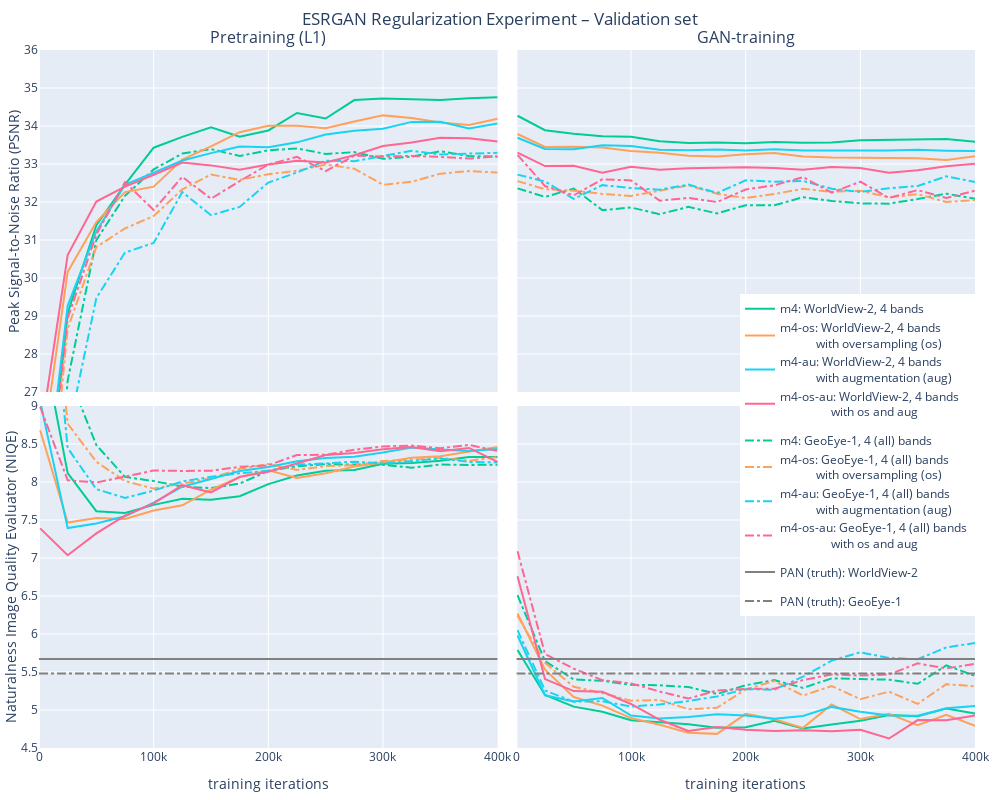

Notebook cell for this chart:
### Code cell
def plot_iterations_vs_metrics(exp_stat_dict, metrics=('PSNR', 'NIQE'),
                               mode='lines', x_type='linear', smooth_par=0.5, title='title', 
                               hr_horizontal_lines=False, hr_wv02=None, hr_ge01=None, write_path=None):
    fig = make_subplots(rows=2, cols=2, 
                        subplot_titles=('Pretraining (L1)', 'GAN-training'), 
                        horizontal_spacing=0.02, vertical_spacing=0.02, 
                        shared_xaxes=True, shared_yaxes=True)

    for experiment, stat_df in exp_stat_dict.items():
        
        pre_df = stat_df.loc[stat_df['pre_or_gan'] == 'pre', :]
        gan_df = stat_df.loc[stat_df['pre_or_gan'] == 'gan', :]
        
        for sensor in sorted(pre_df['sensor'].unique(), reverse=True):
            print(sensor)
            name = LEGEND_NAMES[experiment + '-' + sensor]
            color = LEGEND_COLORS[experiment + '-' + sensor]
            line_dash = dict(dash=SENSOR_DASH[sensor])
            sensor_df = pre_df.loc[pre_df['sensor'] == sensor, :]
            fig.add_trace(go.Scatter(x=sensor_df['iterations'], 
                                     y=sensor_df[metrics[0]].ewm(alpha=(1 - smooth_par)).mean(), 
                                     mode=mode,
                                     line=line_dash,
                                     marker_color=color,
                                     name=name, legendgroup=sensor),
                          row=1, col=1)

        for sensor in gan_df['sensor'].unique():
            color = LEGEND_COLORS[experiment + '-' + sensor]
            line_dash = dict(dash=SENSOR_DASH[sensor])
            sensor_df = gan_df.loc[gan_df['sensor'] == sensor, :]
            fig.add_trace(go.Scatter(x=sensor_df['iterations'], 
                                     y=sensor_df[metrics[0]].ewm(alpha=(1 - smooth_par)).mean(), 
                                     marker_color=color,
                                     line=line_dash,
                                     mode=mode,
                                     name=sensor, legendgroup=sensor, 
                                     showlegend=False),
                          row=1, col=2)

        for sensor in pre_df['sensor'].unique():
            name = LEGEND_NAMES[experiment + '-' + sensor]
            color = LEGEND_COLORS[experiment + '-' + sensor]
            line_dash = dict(dash=SENSOR_DASH[sensor])
            sensor_df = pre_df.loc[pre_df['sensor'] == sensor, :]
            fig.add_trace(go.Scatter(x=sensor_df['iterations'], 
                                     y=sensor_df[metrics[1]].ewm(alpha=(1 - smooth_par)).mean(), 
                                     marker_color=color, 
                                     line=line_dash,
                                     mode=mode,
                                     name=name, legendgroup=sensor, 
                                     showlegend=False),
                          row=2, col=1)

        for sensor in gan_df['sensor'].unique():
            color = LEGEND_COLORS[experiment + '-' + sensor]
            line_dash = dict(dash=SENSOR_DASH[sensor])
            sensor_df = gan_df.loc[gan_df['sensor'] == sensor, :]
            fig.add_trace(go.Scatter(x=sensor_df['iterations'], 
                                     y=sensor_df[metrics[1]].ewm(alpha=(1 - smooth_par)).mean(), 
                                     marker_color=color,
                                     line=line_dash,
                                     mode=mode,
                                     name=sensor, legendgroup=sensor, 
                                     showlegend=False),
                          row=2, col=2)
    
    
    if hr_horizontal_lines:
        fig.add_trace(go.Scatter(x=[0, 400000], y=[hr_wv02, hr_wv02], 
                                 mode='lines', marker_color='gray', line_dash='solid',
                                 name='PAN (truth): WorldView-2', showlegend=True), row=2, col=1)
        fig.add_trace(go.Scatter(x=[0, 400000], y=[hr_wv02, hr_wv02], 
                                 mode='lines', marker_color='gray', line_dash='solid', 
                                 showlegend=False), row=2, col=2)
        fig.add_trace(go.Scatter(x=[0, 400000], y=[hr_ge01, hr_ge01], 
                                 mode='lines', marker_color='gray', line_dash='dashdot',
                                 name='PAN (truth): GeoEye-1', showlegend=True), row=2, col=1)
        fig.add_trace(go.Scatter(x=[0, 400000], y=[hr_ge01, hr_ge01], 
                                 mode='lines', marker_color='gray', line_dash='dashdot', 
                                 showlegend=False), row=2, col=2)
        
            
    #fig.update_xaxes(range=(3.5,14), title=dict(text='Perceptual Index (PI)', standoff=5), row=1)
    fig.update_yaxes(range=(27,36), row=1)
    fig.update_yaxes(title=dict(text=METRIC_NAMES[metrics[0]], standoff=1), row=1, col=1)
    fig.update_yaxes(range=(4.5,9), title=dict(text=METRIC_NAMES[metrics[1]], standoff=1), col=1, row=2)
    fig.update_yaxes(range=(4.5,9), col=2, row=2)
    fig.update_xaxes(title=dict(text='training iterations'), row=2)
    fig.update_layout(height=800, width=1000, 
                      title=dict(text=title,
                             x=0.5,
                             xanchor='center',
                             yanchor='bottom'),
                     margin=dict(l=10, r=10, t=50, b=10))
    fig.update_layout(legend=dict(x=1, y=0.65,
                                  xanchor='right', yanchor='top',
                                  font=dict(size=12)
                                 ))
    if isinstance(write_path, str):
        fig.write_image(write_path)
    fig.show()

if EVERY_KTH_EPOCH:
    #plot_iterations_vs_metrics(stat_dict, smooth_par=0.5, title='ESRGAN Baseline Experiment – Validation set', 
    #                           hr_horizontal_lines=True, 
    #                           hr_wv02=df_mean.loc['e01-4-HR-val-WV02', 'NIQE'], 
    #                           hr_ge01=df_mean.loc['e01-4-HR-val-GE01', 'NIQE'], 
    #                           write_path='results/plots/baseline-metrics-iterations.pdf')
    plot_iterations_vs_metrics(stat_dict, smooth_par=0.5, title='ESRGAN Regularization Experiment – Validation set',
                               hr_horizontal_lines=True, 
                               hr_wv02=df_mean.loc['e01-4-HR-val-WV02', 'NIQE'], 
                               hr_ge01=df_mean.loc['e01-4-HR-val-GE01', 'NIQE'], 
                               write_path='results/plots/regularization-metrics-iterations.pdf')
    #plot_iterations_vs_metrics(stat_dict, smooth_par=0.5, title='ESRGAN Final Evaluation', 
    #                           hr_horizontal_lines=True, 
    #                           hr_wv02=df_mean.loc['e07-4-HR-test-WV02', 'NIQE'], 
    #                           hr_ge01=df_mean.loc['e07-4-HR-test-GE01', 'NIQE'])
    #plot_iterations_vs_metrics(stat_dict, smooth_par=0)

### Figure 1 — Plotly figure (JSON) as saved in the notebook; plotly's stock layout.template omitted (floating-point values rounded to 4 significant figures)
{"data": [{"legendgroup": "WV02", "line": {"dash": "solid"}, "marker": {"color": "#00CC96"}, "mode": "lines", "name": "m4: WorldView-2, 4 bands", "type": "scatter", "x": [1000, 25000, 50000, 75000, 100000, 125000, 150000, 175000, 200000, 225000, 250000, 275000, 300000, 325000, 350000, 375000, 400000], "xaxis": "x", "y": [22.44, 29.07, 31.39, 32.46, 33.43, 33.71, 33.96, 33.72, 33.88, 34.34, 34.2, 34.68, 34.72, 34.7, 34.69, 34.73, 34.75], "yaxis": "y"}, {"legendgroup": "GE01", "line": {"dash": "dashdot"}, "marker": {"color": "#00CC96"}, "mode": "lines", "name": "m4: GeoEye-1, 4 (all) bands", "type": "scatter", "x": [1000, 25000, 50000, 75000, 100000, 125000, 150000, 175000, 200000, 225000, 250000, 275000, 300000, 325000, 350000, 375000, 400000], "xaxis": "x", "y": [18.26, 27.3, 31.0, 32.16, 32.86, 33.28, 33.39, 33.21, 33.36, 33.41, 33.27, 33.31, 33.14, 33.19, 33.34, 33.21, 33.19], "yaxis": "y"}, {"legendgroup": "GE01", "line": {"dash": "dashdot"}, "marker": {"color": "#00CC96"}, "mode": "lines", "name": "GE01", "showlegend": false, "type": "scatter", "x": [1000, 25000, 50000, 75000, 100000, 125000, 150000, 175000, 200000, 225000, 250000, 275000, 300000, 325000, 350000, 375000, 400000], "xaxis": "x2", "y": [32.36, 32.13, 32.35, 31.79, 31.86, 31.68, 31.87, 31.7, 31.92, 31.91, 32.13, 32.03, 31.96, 31.96, 32.08, 32.22, 32.08], "yaxis": "y2"}, {"legendgroup": "WV02", "line": {"dash": "solid"}, "marker": {"color": "#00CC96"}, "mode": "lines", "name": "WV02", "showlegend": false, "type": "scatter", "x": [1000, 25000, 50000, 75000, 100000, 125000, 150000, 175000, 200000, 225000, 250000, 275000, 300000, 325000, 350000, 375000, 400000], "xaxis": "x2", "y": [34.27, 33.89, 33.8, 33.73, 33.71, 33.6, 33.55, 33.57, 33.54, 33.58, 33.56, 33.56, 33.62, 33.64, 33.65, 33.66, 33.58], "yaxis": "y2"}, {"legendgroup": "GE01", "line": {"dash": "dashdot"}, "marker": {"color": "#00CC96"}, "mode": "lines", "name": "m4: GeoEye-1, 4 (all) bands", "showlegend": false, "type": "scatter", "x": [1000, 25000, 50000, 75000, 100000, 125000, 150000, 175000, 200000, 225000, 250000, 275000, 300000, 325000, 350000, 375000, 400000], "xaxis": "x3", "y": [13.08, 9.44, 8.486, 8.067, 8.012, 7.94, 7.92, 7.98, 8.145, 8.208, 8.234, 8.232, 8.226, 8.188, 8.229, 8.224, 8.227], "yaxis": "y3"}, {"legendgroup": "WV02", "line": {"dash": "solid"}, "marker": {"color": "#00CC96"}, "mode": "lines", "name": "m4: WorldView-2, 4 bands", "showlegend": false, "type": "scatter", "x": [1000, 25000, 50000, 75000, 100000, 125000, 150000, 175000, 200000, 225000, 250000, 275000, 300000, 325000, 350000, 375000, 400000], "xaxis": "x3", "y": [10.01, 8.117, 7.616, 7.591, 7.699, 7.781, 7.765, 7.813, 7.972, 8.086, 8.148, 8.159, 8.24, 8.25, 8.28, 8.33, 8.33], "yaxis": "y3"}, {"legendgroup": "GE01", "line": {"dash": "dashdot"}, "marker": {"color": "#00CC96"}, "mode": "lines", "name": "GE01", "showlegend": false, "type": "scatter", "x": [1000, 25000, 50000, 75000, 100000, 125000, 150000, 175000, 200000, 225000, 250000, 275000, 300000, 325000, 350000, 375000, 400000], "xaxis": "x4", "y": [6.51, 5.643, 5.401, 5.385, 5.331, 5.325, 5.302, 5.211, 5.326, 5.393, 5.291, 5.416, 5.408, 5.399, 5.344, 5.587, 5.449], "yaxis": "y4"}, {"legendgroup": "WV02", "line": {"dash": "solid"}, "marker": {"color": "#00CC96"}, "mode": "lines", "name": "WV02", "showlegend": false, "type": "scatter", "x": [1000, 25000, 50000, 75000, 100000, 125000, 150000, 175000, 200000, 225000, 250000, 275000, 300000, 325000, 350000, 375000, 400000], "xaxis": "x4", "y": [5.79, 5.197, 5.044, 4.978, 4.865, 4.837, 4.813, 4.767, 4.773, 4.857, 4.758, 4.809, 4.86, 4.935, 4.917, 5.019, 4.954], "yaxis": "y4"}, {"legendgroup": "WV02", "line": {"dash": "solid"}, "marker": {"color": "#FFA15A"}, "mode": "lines", "name": "m4-os: WorldView-2, 4 bands <br>            with oversampling (os)", "type": "scatter", "x": [1000, 25000, 50000, 75000, 100000, 125000, 150000, 175000, 200000, 225000, 250000, 275000, 300000, 325000, 350000, 375000, 400000], "xaxis": "x", "y": [25.04, 30.16, 31.47, 32.26, 32.41, 33.12, 33.46, 33.84, 34.0, 34.01, 33.94, 34.12, 34.28, 34.21, 34.09, 34.02, 34.19], "yaxis": "y"}, {"legendgroup": "GE01", "line": {"dash": "dashdot"}, "marker": {"color": "#FFA15A"}, "mode": "lines", "name": "m4-os: GeoEye-1, 4 (all) bands <br>            with oversampling (os)", "type": "scatter", "x": [1000, 25000, 50000, 75000, 100000, 125000, 150000, 175000, 200000, 225000, 250000, 275000, 300000, 325000, 350000, 375000, 400000], "xaxis": "x", "y": [21.31, 28.66, 30.82, 31.3, 31.63, 32.33, 32.72, 32.58, 32.73, 32.82, 32.99, 32.88, 32.45, 32.53, 32.75, 32.81, 32.78], "yaxis": "y"}, {"legendgroup": "GE01", "line": {"dash": "dashdot"}, "marker": {"color": "#FFA15A"}, "mode": "lines", "name": "GE01", "showlegend": false, "type": "scatter", "x": [1000, 25000, 50000, 75000, 100000, 125000, 150000, 175000, 200000, 225000, 250000, 275000, 300000, 325000, 350000, 375000, 400000], "xaxis": "x2", "y": [32.55, 32.34, 32.3, 32.21, 32.16, 32.3, 32.44, 32.22, 32.1, 32.21, 32.35, 32.27, 32.3, 32.12, 32.2, 32.0, 32.05], "yaxis": "y2"}, {"legendgroup": "WV02", "line": {"dash": "solid"}, "marker": {"color": "#FFA15A"}, "mode": "lines", "name": "WV02", "showlegend": false, "type": "scatter", "x": [1000, 25000, 50000, 75000, 100000, 125000, 150000, 175000, 200000, 225000, 250000, 275000, 300000, 325000, 350000, 375000, 400000], "xaxis": "x2", "y": [33.79, 33.45, 33.46, 33.43, 33.34, 33.3, 33.22, 33.2, 33.25, 33.29, 33.2, 33.17, 33.16, 33.15, 33.15, 33.11, 33.2], "yaxis": "y2"}, {"legendgroup": "GE01", "line": {"dash": "dashdot"}, "marker": {"color": "#FFA15A"}, "mode": "lines", "name": "m4-os: GeoEye-1, 4 (all) bands <br>            with oversampling (os)", "showlegend": false, "type": "scatter", "x": [1000, 25000, 50000, 75000, 100000, 125000, 150000, 175000, 200000, 225000, 250000, 275000, 300000, 325000, 350000, 375000, 400000], "xaxis": "x3", "y": [12.3, 8.767, 8.266, 8.012, 7.913, 7.983, 8.047, 8.174, 8.237, 8.158, 8.209, 8.22, 8.275, 8.292, 8.316, 8.278, 8.329], "yaxis": "y3"}, {"legendgroup": "WV02", "line": {"dash": "solid"}, "marker": {"color": "#FFA15A"}, "mode": "lines", "name": "m4-os: WorldView-2, 4 bands <br>            with oversampling (os)", "showlegend": false, "type": "scatter", "x": [1000, 25000, 50000, 75000, 100000, 125000, 150000, 175000, 200000, 225000, 250000, 275000, 300000, 325000, 350000, 375000, 400000], "xaxis": "x3", "y": [8.68, 7.467, 7.526, 7.512, 7.625, 7.693, 7.898, 8.065, 8.153, 8.051, 8.116, 8.203, 8.256, 8.318, 8.339, 8.4, 8.46], "yaxis": "y3"}, {"legendgroup": "GE01", "line": {"dash": "dashdot"}, "marker": {"color": "#FFA15A"}, "mode": "lines", "name": "GE01", "showlegend": false, "type": "scatter", "x": [1000, 25000, 50000, 75000, 100000, 125000, 150000, 175000, 200000, 225000, 250000, 275000, 300000, 325000, 350000, 375000, 400000], "xaxis": "x4", "y": [6.24, 5.62, 5.306, 5.223, 5.123, 5.132, 5.01, 5.03, 5.27, 5.38, 5.19, 5.315, 5.143, 5.241, 5.081, 5.34, 5.31], "yaxis": "y4"}, {"legendgroup": "WV02", "line": {"dash": "solid"}, "marker": {"color": "#FFA15A"}, "mode": "lines", "name": "WV02", "showlegend": false, "type": "scatter", "x": [1000, 25000, 50000, 75000, 100000, 125000, 150000, 175000, 200000, 225000, 250000, 275000, 300000, 325000, 350000, 375000, 400000], "xaxis": "x4", "y": [6.27, 5.53, 5.17, 5.058, 4.894, 4.806, 4.702, 4.686, 4.948, 4.879, 4.765, 5.072, 4.881, 4.951, 4.8, 4.935, 4.793], "yaxis": "y4"}, {"legendgroup": "WV02", "line": {"dash": "solid"}, "marker": {"color": "#19D3F3"}, "mode": "lines", "name": "m4-au: WorldView-2, 4 bands <br>            with augmentation (aug)", "type": "scatter", "x": [1000, 25000, 50000, 75000, 100000, 125000, 150000, 175000, 200000, 225000, 250000, 275000, 300000, 325000, 350000, 375000, 400000], "xaxis": "x", "y": [23.18, 29.27, 31.23, 32.45, 32.77, 33.09, 33.29, 33.46, 33.44, 33.57, 33.78, 33.87, 33.93, 34.11, 34.11, 33.94, 34.07], "yaxis": "y"}, {"legendgroup": "GE01", "line": {"dash": "dashdot"}, "marker": {"color": "#19D3F3"}, "mode": "lines", "name": "m4-au: GeoEye-1, 4 (all) bands <br>            with augmentation (aug)", "type": "scatter", "x": [1000, 25000, 50000, 75000, 100000, 125000, 150000, 175000, 200000, 225000, 250000, 275000, 300000, 325000, 350000, 375000, 400000], "xaxis": "x", "y": [18.93, 25.87, 29.47, 30.67, 30.92, 32.26, 31.65, 31.87, 32.51, 32.78, 33.09, 33.07, 33.21, 33.35, 33.25, 33.27, 33.3], "yaxis": "y"}, {"legendgroup": "GE01", "line": {"dash": "dashdot"}, "marker": {"color": "#19D3F3"}, "mode": "lines", "name": "GE01", "showlegend": false, "type": "scatter", "x": [1000, 25000, 50000, 75000, 100000, 125000, 150000, 175000, 200000, 225000, 250000, 275000, 300000, 325000, 350000, 375000, 400000], "xaxis": "x2", "y": [32.72, 32.54, 32.08, 32.44, 32.37, 32.32, 32.46, 32.24, 32.57, 32.53, 32.55, 32.35, 32.27, 32.36, 32.42, 32.68, 32.53], "yaxis": "y2"}, {"legendgroup": "WV02", "line": {"dash": "solid"}, "marker": {"color": "#19D3F3"}, "mode": "lines", "name": "WV02", "showlegend": false, "type": "scatter", "x": [1000, 25000, 50000, 75000, 100000, 125000, 150000, 175000, 200000, 225000, 250000, 275000, 300000, 325000, 350000, 375000, 400000], "xaxis": "x2", "y": [33.69, 33.4, 33.39, 33.5, 33.47, 33.37, 33.36, 33.38, 33.36, 33.39, 33.35, 33.36, 33.36, 33.36, 33.37, 33.35, 33.34], "yaxis": "y2"}, {"legendgroup": "GE01", "line": {"dash": "dashdot"}, "marker": {"color": "#19D3F3"}, "mode": "lines", "name": "m4-au: GeoEye-1, 4 (all) bands <br>            with augmentation (aug)", "showlegend": false, "type": "scatter", "x": [1000, 25000, 50000, 75000, 100000, 125000, 150000, 175000, 200000, 225000, 250000, 275000, 300000, 325000, 350000, 375000, 400000], "xaxis": "x3", "y": [12.18, 8.447, 7.906, 7.791, 7.888, 8.006, 8.069, 8.114, 8.147, 8.229, 8.244, 8.267, 8.244, 8.277, 8.308, 8.264, 8.257], "yaxis": "y3"}, {"legendgroup": "WV02", "line": {"dash": "solid"}, "marker": {"color": "#19D3F3"}, "mode": "lines", "name": "m4-au: WorldView-2, 4 bands <br>            with augmentation (aug)", "showlegend": false, "type": "scatter", "x": [1000, 25000, 50000, 75000, 100000, 125000, 150000, 175000, 200000, 225000, 250000, 275000, 300000, 325000, 350000, 375000, 400000], "xaxis": "x3", "y": [9.06, 7.393, 7.454, 7.548, 7.73, 7.938, 8.04, 8.145, 8.198, 8.274, 8.317, 8.334, 8.387, 8.453, 8.427, 8.408, 8.434], "yaxis": "y3"}, {"legendgroup": "GE01", "line": {"dash": "dashdot"}, "marker": {"color": "#19D3F3"}, "mode": "lines", "name": "GE01", "showlegend": false, "type": "scatter", "x": [1000, 25000, 50000, 75000, 100000, 125000, 150000, 175000, 200000, 225000, 250000, 275000, 300000, 325000, 350000, 375000, 400000], "xaxis": "x4", "y": [6.05, 5.257, 5.11, 5.115, 5.045, 5.073, 5.117, 5.179, 5.275, 5.267, 5.439, 5.649, 5.76, 5.685, 5.667, 5.824, 5.882], "yaxis": "y4"}, {"legendgroup": "WV02", "line": {"dash": "solid"}, "marker": {"color": "#19D3F3"}, "mode": "lines", "name": "WV02", "showlegend": false, "type": "scatter", "x": [1000, 25000, 50000, 75000, 100000, 125000, 150000, 175000, 200000, 225000, 250000, 275000, 300000, 325000, 350000, 375000, 400000], "xaxis": "x4", "y": [5.98, 5.193, 5.111, 5.159, 4.927, 4.888, 4.909, 4.945, 4.927, 4.884, 4.922, 5.041, 4.975, 4.928, 4.924, 5.022, 5.051], "yaxis": "y4"}, {"legendgroup": "WV02", "line": {"dash": "solid"}, "marker": {"color": "#FF6692"}, "mode": "lines", "name": "m4-os-au: WorldView-2, 4 bands <br>                 with os and aug", "type": "scatter", "x": [1000, 25000, 50000, 75000, 100000, 125000, 150000, 175000, 200000, 225000, 250000, 275000, 300000, 325000, 350000, 375000, 400000], "xaxis": "x", "y": [25.79, 30.6, 32.01, 32.41, 32.72, 33.04, 32.96, 32.85, 32.99, 33.08, 33.04, 33.23, 33.48, 33.57, 33.69, 33.68, 33.59], "yaxis": "y"}, {"legendgroup": "GE01", "line": {"dash": "dashdot"}, "marker": {"color": "#FF6692"}, "mode": "lines", "name": "m4-os-au: GeoEye-1, 4 (all) bands <br>                 with os and aug", "type": "scatter", "x": [1000, 25000, 50000, 75000, 100000, 125000, 150000, 175000, 200000, 225000, 250000, 275000, 300000, 325000, 350000, 375000, 400000], "xaxis": "x", "y": [22.35, 28.94, 31.14, 32.52, 31.79, 32.66, 32.09, 32.55, 32.99, 33.19, 32.81, 33.22, 33.2, 33.21, 33.19, 33.14, 33.2], "yaxis": "y"}, {"legendgroup": "GE01", "line": {"dash": "dashdot"}, "marker": {"color": "#FF6692"}, "mode": "lines", "name": "GE01", "showlegend": false, "type": "scatter", "x": [1000, 25000, 50000, 75000, 100000, 125000, 150000, 175000, 200000, 225000, 250000, 275000, 300000, 325000, 350000, 375000, 400000], "xaxis": "x2", "y": [33.24, 32.42, 32.17, 32.6, 32.57, 32.04, 32.11, 32.0, 32.33, 32.44, 32.66, 32.25, 32.53, 32.11, 32.31, 32.11, 32.3], "yaxis": "y2"}, {"legendgroup": "WV02", "line": {"dash": "solid"}, "marker": {"color": "#FF6692"}, "mode": "lines", "name": "WV02", "showlegend": false, "type": "scatter", "x": [1000, 25000, 50000, 75000, 100000, 125000, 150000, 175000, 200000, 225000, 250000, 275000, 300000, 325000, 350000, 375000, 400000], "xaxis": "x2", "y": [33.3, 32.95, 32.95, 32.77, 32.93, 32.85, 32.89, 32.89, 32.92, 32.89, 32.85, 32.92, 32.9, 32.77, 32.83, 32.94, 33.01], "yaxis": "y2"}, {"legendgroup": "GE01", "line": {"dash": "dashdot"}, "marker": {"color": "#FF6692"}, "mode": "lines", "name": "m4-os-au: GeoEye-1, 4 (all) bands <br>                 with os and aug", "showlegend": false, "type": "scatter", "x": [1000, 25000, 50000, 75000, 100000, 125000, 150000, 175000, 200000, 225000, 250000, 275000, 300000, 325000, 350000, 375000, 400000], "xaxis": "x3", "y": [8.99, 8.023, 7.993, 8.077, 8.151, 8.145, 8.148, 8.199, 8.22, 8.355, 8.357, 8.424, 8.467, 8.478, 8.444, 8.487, 8.409], "yaxis": "y3"}, {"legendgroup": "WV02", "line": {"dash": "solid"}, "marker": {"color": "#FF6692"}, "mode": "lines", "name": "m4-os-au: WorldView-2, 4 bands <br>                 with os and aug", "showlegend": false, "type": "scatter", "x": [1000, 25000, 50000, 75000, 100000, 125000, 150000, 175000, 200000, 225000, 250000, 275000, 300000, 325000, 350000, 375000, 400000], "xaxis": "x3", "y": [7.39, 7.037, 7.324, 7.557, 7.718, 7.958, 7.863, 8.067, 8.134, 8.247, 8.354, 8.382, 8.431, 8.46, 8.405, 8.448, 8.264], "yaxis": "y3"}, {"legendgroup": "GE01", "line": {"dash": "dashdot"}, "marker": {"color": "#FF6692"}, "mode": "lines", "name": "GE01", "showlegend": false, "type": "scatter", "x": [1000, 25000, 50000, 75000, 100000, 125000, 150000, 175000, 200000, 225000, 250000, 275000, 300000, 325000, 350000, 375000, 400000], "xaxis": "x4", "y": [7.09, 5.737, 5.544, 5.393, 5.35, 5.243, 5.151, 5.256, 5.278, 5.279, 5.395, 5.467, 5.454, 5.467, 5.613, 5.547, 5.608], "yaxis": "y4"}, {"legendgroup": "WV02", "line": {"dash": "solid"}, "marker": {"color": "#FF6692"}, "mode": "lines", "name": "WV02", "showlegend": false, "type": "scatter", "x": [1000, 25000, 50000, 75000, 100000, 125000, 150000, 175000, 200000, 225000, 250000, 275000, 300000, 325000, 350000, 375000, 400000], "xaxis": "x4", "y": [6.76, 5.407, 5.249, 5.239, 5.079, 4.871, 4.725, 4.777, 4.739, 4.724, 4.732, 4.721, 4.741, 4.625, 4.868, 4.864, 4.927], "yaxis": "y4"}, {"line": {"dash": "solid"}, "marker": {"color": "gray"}, "mode": "lines", "name": "PAN (truth): WorldView-2", "showlegend": true, "type": "scatter", "x": [0, 400000], "xaxis": "x3", "y": [5.67, 5.67], "yaxis": "y3"}, {"line": {"dash": "solid"}, "marker": {"color": "gray"}, "mode": "lines", "showlegend": false, "type": "scatter", "x": [0, 400000], "xaxis": "x4", "y": [5.67, 5.67], "yaxis": "y4"}, {"line": {"dash": "dashdot"}, "marker": {"color": "gray"}, "mode": "lines", "name": "PAN (truth): GeoEye-1", "showlegend": true, "type": "scatter", "x": [0, 400000], "xaxis": "x3", "y": [5.48, 5.48], "yaxis": "y3"}, {"line": {"dash": "dashdot"}, "marker": {"color": "gray"}, "mode": "lines", "showlegend": false, "type": "scatter", "x": [0, 400000], "xaxis": "x4", "y": [5.48, 5.48], "yaxis": "y4"}], "layout": {"annotations": [{"font": {"size": 16}, "showarrow": false, "text": "Pretraining (L1)", "x": 0.245, "xanchor": "center", "xref": "paper", "y": 1, "yanchor": "bottom", "yref": "paper"}, {"font": {"size": 16}, "showarrow": false, "text": "GAN-training", "x": 0.755, "xanchor": "center", "xref": "paper", "y": 1, "yanchor": "bottom", "yref": "paper"}], "height": 800, "legend": {"font": {"size": 12}, "x": 1, "xanchor": "right", "y": 0.65, "yanchor": "top"}, "margin": {"b": 10, "l": 10, "r": 10, "t": 50}, "title": {"text": "ESRGAN Regularization Experiment – Validation set", "x": 0.5, "xanchor": "center", "yanchor": "bottom"}, "width": 1000, "xaxis": {"anchor": "y", "domain": [0, 0.49], "matches": "x3", "showticklabels": false}, "xaxis2": {"anchor": "y2", "domain": [0.51, 1], "matches": "x4", "showticklabels": false}, "xaxis3": {"anchor": "y3", "domain": [0, 0.49], "title": {"text": "training iterations"}}, "xaxis4": {"anchor": "y4", "domain": [0.51, 1], "title": {"text": "training iterations"}}, "yaxis": {"anchor": "x", "domain": [0.51, 1], "range": [27, 36], "title": {"standoff": 1, "text": "Peak Signal-to-Noise Ratio (PSNR)"}}, "yaxis2": {"anchor": "x2", "domain": [0.51, 1], "matches": "y", "range": [27, 36], "showticklabels": false}, "yaxis3": {"anchor": "x3", "domain": [0, 0.49], "range": [4.5, 9], "title": {"standoff": 1, "text": "Naturalness Image Quality Evaluator (NIQE)"}}, "yaxis4": {"anchor": "x4", "domain": [0, 0.49], "matches": "y3", "range": [4.5, 9], "showticklabels": false}}}
